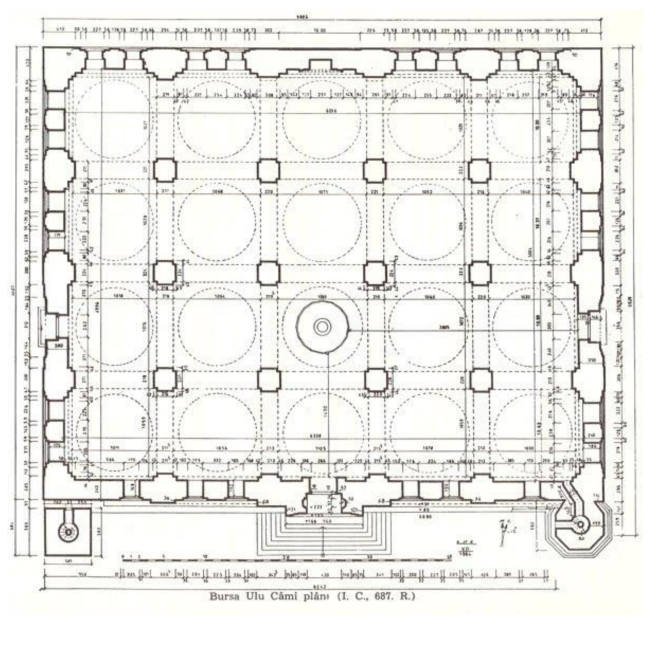
#> input picture docs/documents-context/veri/bursa/ulu-cami_plan_ayverdi.png, 1985 x 1942 px, given in place of bati_orto.png, which was not available (shown at 1/3 size)
$ python yan_yana.py
#> lines starting #> are read from the running program, lines starting #| are printed output that depends on the picture; pictures that were not available may be replaced by others from this repository, and a replacement may not be noted
# AKAR · Orhan Bey Camii · ortografik render ↔ Ayverdi çizimi bindirmesi (aynı ölçek: 35 px/m, zemin hizalı).
# Çalıştırma (Pillow + numpy gerekli):  python yan_yana.py <surum>
# Render: 1400 × 900, orto 40 m → 35 px/m, zemin y = 870, bina ortası x = 700 (build_vNN.py ile aynı).
import sys, os
import numpy as np
from PIL import Image, ImageDraw
HERE = os.path.dirname(os.path.abspath(__file__)); SURUM = sys.argv[1] if len(sys.argv) > 1 else "v01"
K = os.path.join(os.path.dirname(HERE), "kontrol", SURUM)
REF = os.path.normpath(os.path.join(HERE, *[".."] * 4, "ref"))
PPM, ZEMIN, ORTA = 35.0, 870, 700
# (render, çizim, çizim px/m (doğrulanmış), çizimde zemin y, çizimde bina ortası x, kırpma kutusu, başlık)
IS = [("bati_orto", "orhan-camii_kesit-yan-cephe_ayverdi.png", 33.2, 2001, 275 + 18.6 * 33.2, (260, 1150, 1560, 2030),
       "BATI orto ↔ Ayverdi yan cephe (33,2 px/m; uzunluk 33,4 m = plan)"),
      ("kuzey_orto", "orhan-camii_on-cephe_ayverdi.png", 40.0 * 26.9 / 25.7, 1289, 366 + 13.8 * 40.0, (270, 200, 1560, 1300),
       "KUZEY orto ↔ Ayverdi ön cephe (çubuk %4,7 hatalı; plan genişliği 25,7 m ile ölçeklendi)")]
for rnd, ref, ppm, zy, cx, box, baslik in IS:
    R = Image.open(os.path.join(K, rnd + ".png")).convert("RGB")
#> R is the input picture: PIL image 1985x1942 RGB; mean R, G, B 236.2, 235.7, 232.1
    C = Image.open(os.path.join(REF, ref)).convert("L").crop(box)
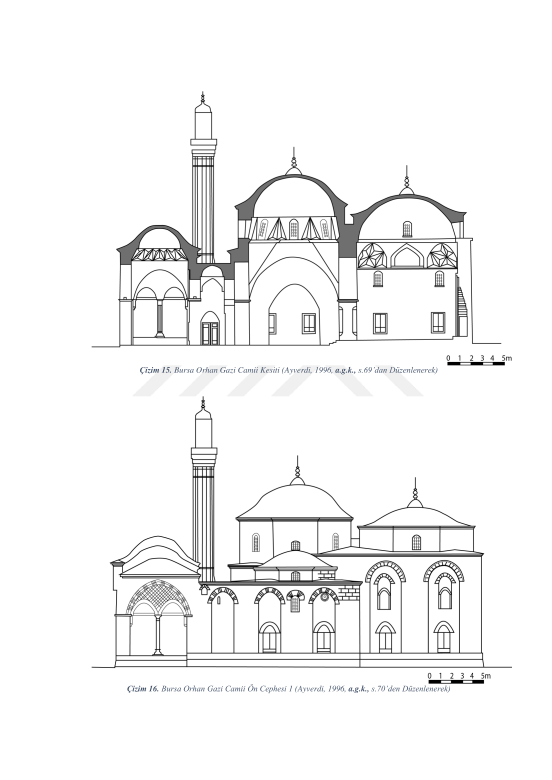
#> input picture docs/documents-context/veri/bursa/orhan-camii_kesit-yan-cephe_ayverdi.png, 1654 x 2339 px, found by its file name (shown at 1/3 size)
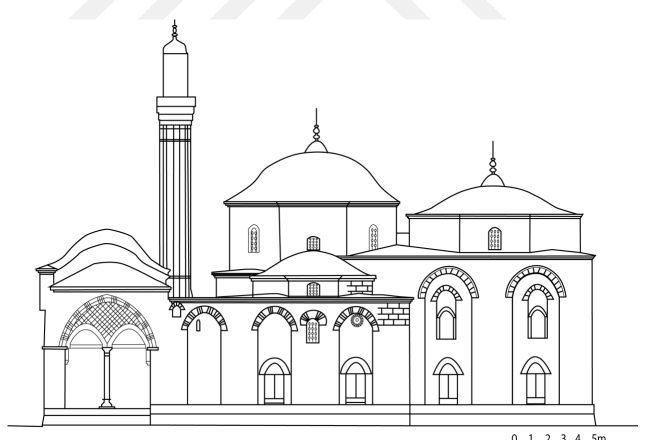
#> C: PIL image 1300x880 L (shown at 1/2 size); min 0, max 255, mean 239.1
    s = PPM / ppm; C = C.resize((int(C.width * s), int(C.height * s)), Image.LANCZOS)
#> after `C = C.resize((int(C.width * s), int(C.height * s)), Image.LANCZOS)`:
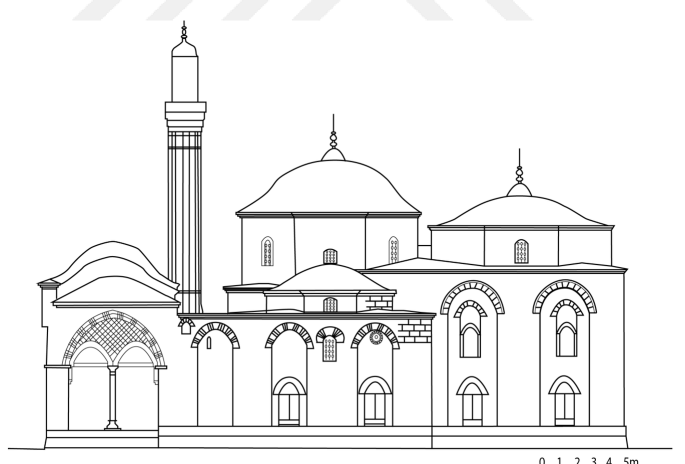
#> C: PIL image 1370x927 L (shown at 1/2 size); min 0, max 255, mean 239.1
    ox, oy = int(ORTA - (cx - box[0]) * s), int(ZEMIN - (zy - box[1]) * s)
    L = Image.new("L", R.size, 255); L.paste(C, (ox, oy))
#> after `L = Image.new('L', R.size, 255)`: L: PIL image 1985x1942 L; every value is 255
#> after `L.paste(C, (ox, oy))`:
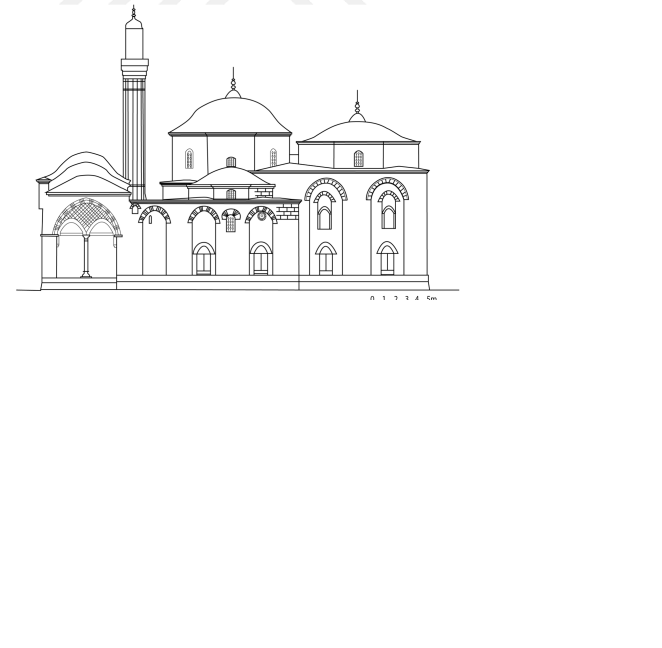
#> L: PIL image 1985x1942 L (shown at 1/3 size); min 0, max 255, mean 249.8
    r = np.asarray(R).astype(float); l = np.asarray(L).astype(float)[..., None] / 255.0
    ust = (r * (0.35 + 0.65 * l)); ust[(l[..., 0] < 0.5)] = [20, 20, 160]          # çizgiler lacivert
#> after `ust = r * (0.35 + 0.65 * l)`:
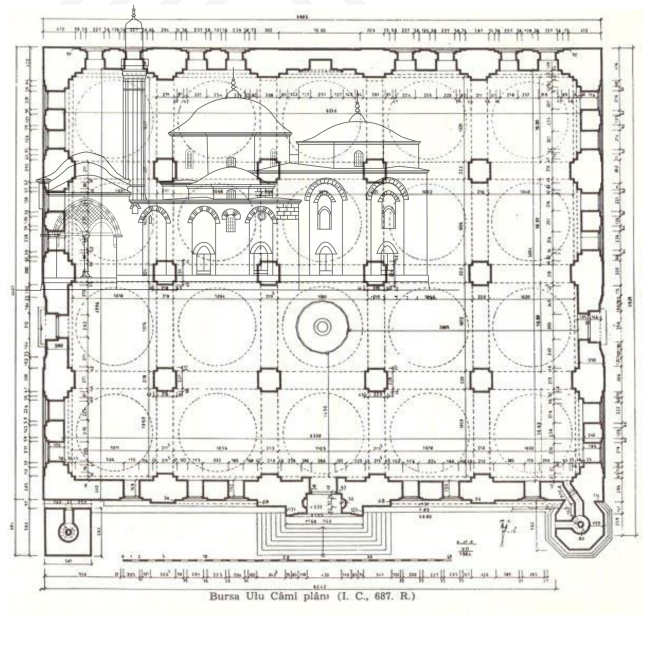
#> ust: shape (1942, 1985, 3) float64 (shown at 1/3 size); mean R, G, B 233, 232.5, 229
#> after `ust[l[..., 0] < 0.5] = [20, 20, 160]`:
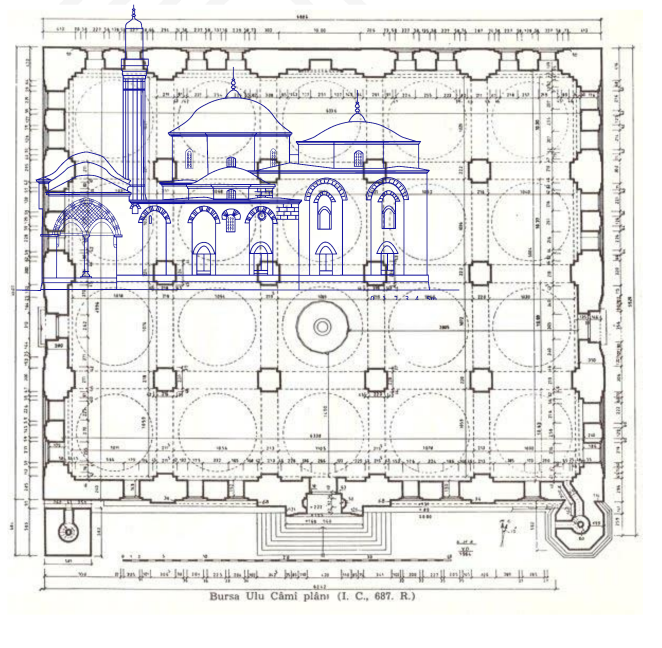
#> ust: shape (1942, 1985, 3) float64 (shown at 1/3 size); mean R, G, B 231.1, 230.5, 229.9
    B = Image.fromarray(ust.clip(0, 255).astype("uint8")); ImageDraw.Draw(B).text((12, 10), baslik, fill=(0, 0, 0))
    Y = Image.new("RGB", (R.width, R.height * 2), "white"); Y.paste(R, (0, 0)); Y.paste(Image.merge("RGB", [L] * 3), (0, R.height))
#> after `Y = Image.new('RGB', (R.width, R.height * 2), 'white')`: Y: PIL image 1985x3884 RGB; every value is 255
#> after `Y.paste(Image.merge('RGB', [L] * 3), (0, R.height))`:
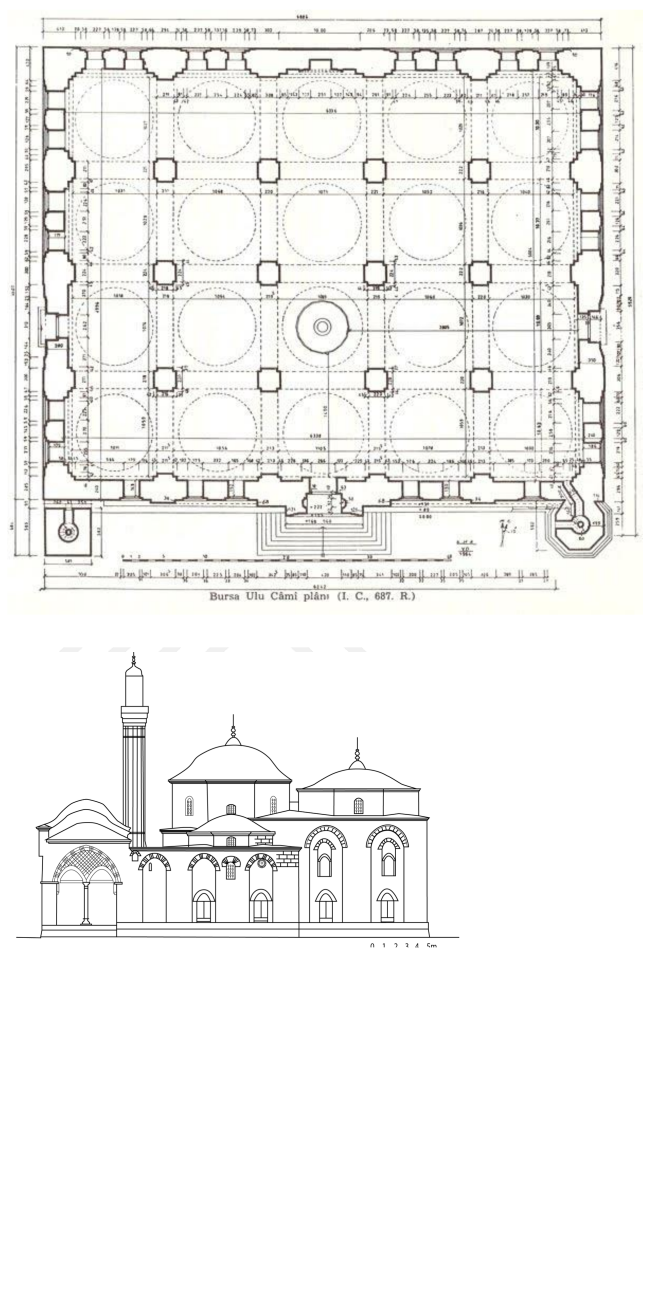
#> Y: PIL image 1985x3884 RGB (shown at 1/3 size); mean R, G, B 243, 242.7, 240.9
    B.save(os.path.join(K, f"bindirme_{rnd}.png")); Y.save(os.path.join(K, f"yan_yana_{rnd}.png")); print("ok", rnd)
#| ok bati_orto
#> pass 2 of the loop `for rnd, ref, ppm, zy, cx, box, baslik in IS:`:
#> R is the input picture: PIL image 1654x2339 RGB; mean R, G, B 244.9, 245, 245
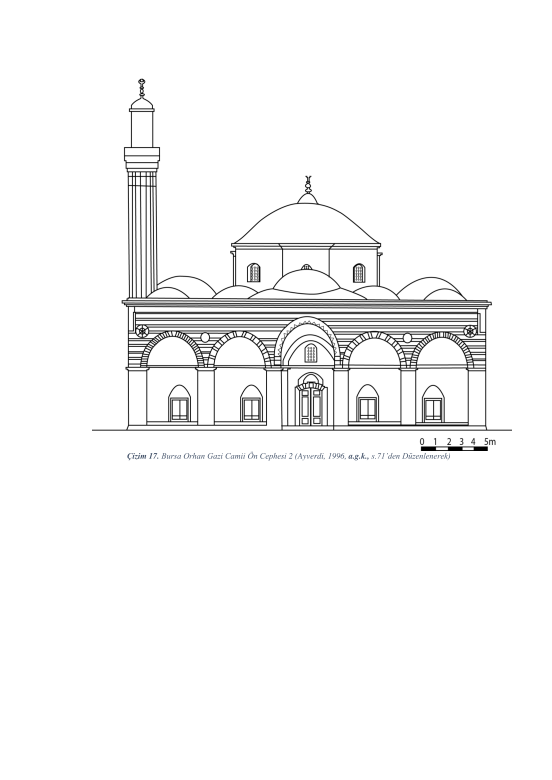
#> input picture docs/documents-context/veri/bursa/orhan-camii_on-cephe_ayverdi.png, 1654 x 2339 px, found by its file name (shown at 1/3 size)
#> `C = C.resize((int(C.width * s), int(C.height * s)), Image.LANCZOS)`:
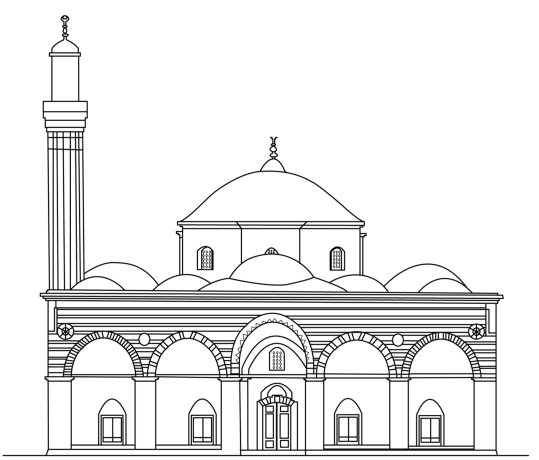
#> C: PIL image 1078x919 L (shown at 1/2 size); min 0, max 255, mean 234.3
#> L: PIL image 1654x2339 L; every value is 255
#> r: shape (2339, 1654, 3) float64
#> l: shape (2339, 1654, 1) float64
#> ust: shape (2339, 1654, 3) float64
#> B: PIL image 1654x2339 RGB
#> Y: PIL image 1654x4678 RGB; every value is 255
#> `Y.paste(Image.merge('RGB', [L] * 3), (0, R.height))`:
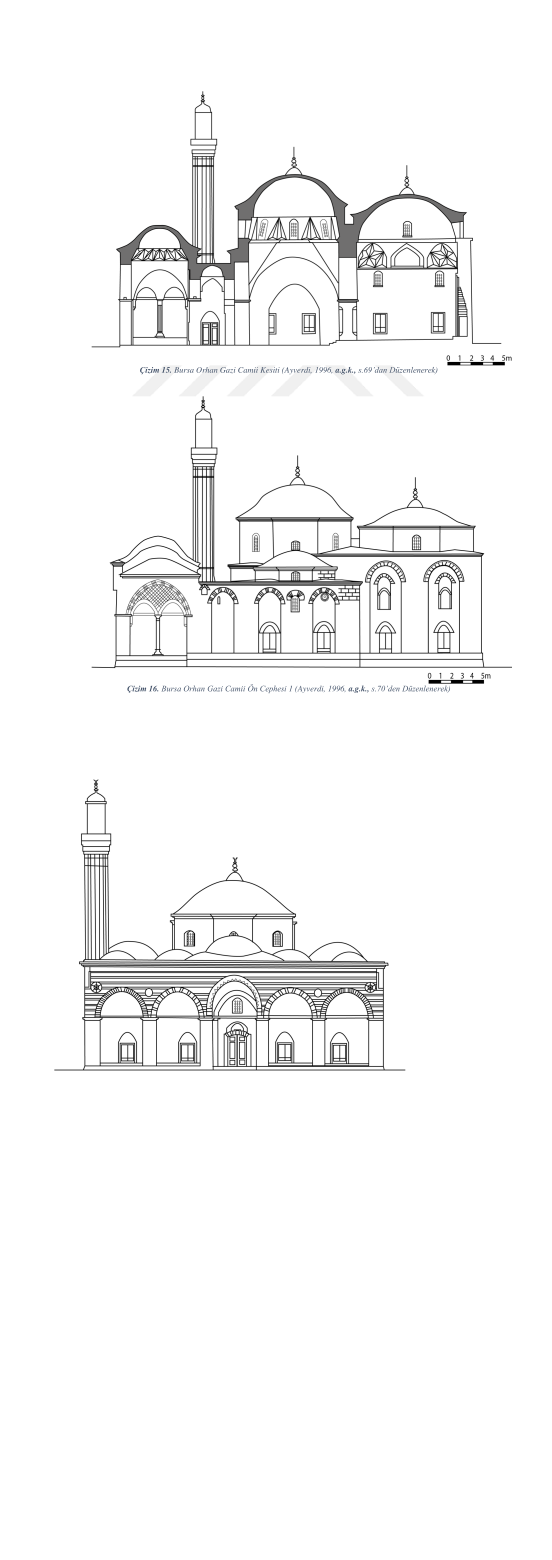
#> Y: PIL image 1654x4678 RGB (shown at 1/3 size); mean R, G, B 247.3, 247.3, 247.3
#| ok kuzey_orto
